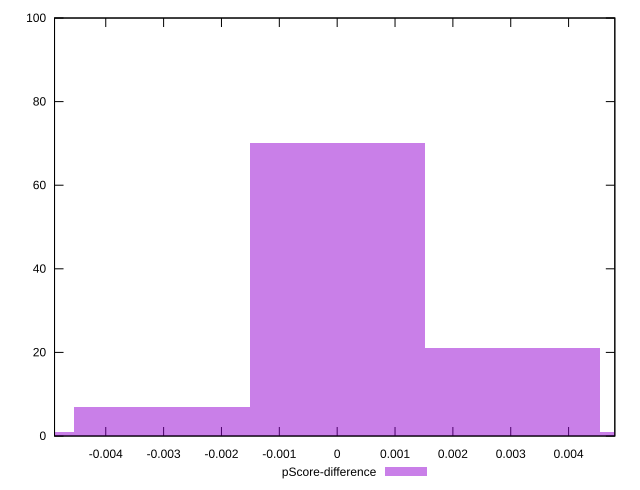

Write gnuplot code to recreate this figure.
reset

$pScoreDifference <<EOF
0 70
0.003028447790195789 21
-0.003028447790195789 7
0.006056895580391578 1
-0.006056895580391578 1
EOF

set key outside below
set boxwidth 0.003028447790195789
set xrange [-0.004885305780717433:0.00479901589930698]
set yrange [0:100]
set trange [0:100]
set style fill transparent solid 0.5 noborder
set terminal svg size 640, 490 enhanced background rgb 'white'
set output "reports/report_00028_2021-02-24T12-49-42.674Z/largest-contentful-paint/samples/astro/pScore-difference/histogram.svg"

plot $pScoreDifference title "pScore-difference" with boxes

reset
